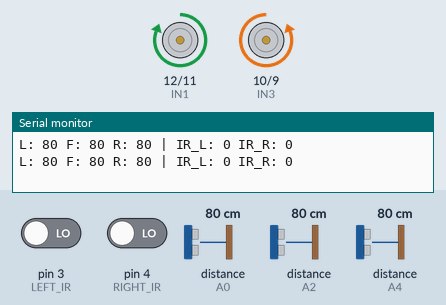
A sketch run on a simulated Arduino Uno, built with avr-gcc and run on an emulated ATmega328P. Parts: motor-driver pin pairs drawn as motors (green arrow = first pin HIGH = forward, orange = second pin HIGH = backward, longer = more drive, scaled by the enable pin), the last lines printed to the serial monitor. Wiring (inferred from the names in the program): 3 × ultrasonic range finder: trigger A1, echo A0 / trigger A3, echo A2 / trigger A5, echo A4. Inputs (shaded band) come from the test bench; at power-on: distance to the obstacle (sensors on A0, A2, A4) 80 cm, pin 3 (LEFT_IR) LOW, pin 4 (RIGHT_IR) LOW. The echo pulse lasts 58.3 µs per cm.

Above: at 3.2 s.
3.3 s: distance to the obstacle (sensor on A0) set to 29 cm
4.8 s: distance to the obstacle (sensor on A0) set to 23 cm
At 6.0 s:
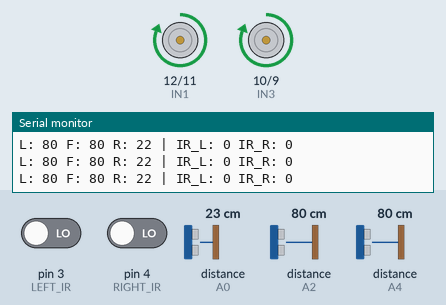
6.3 s: distance to the obstacle (sensor on A2) set to 29 cm
9.3 s: distance to the obstacle (sensor on A2) set to 25 cm
At 10.0 s:
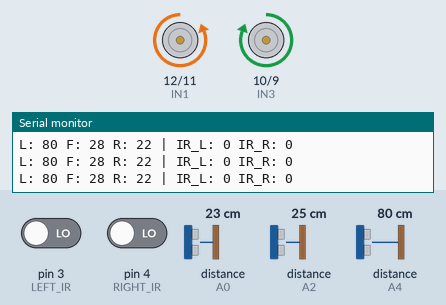
10.8 s: distance to the obstacle (sensor on A2) set to 35 cm
At 11.9 s:
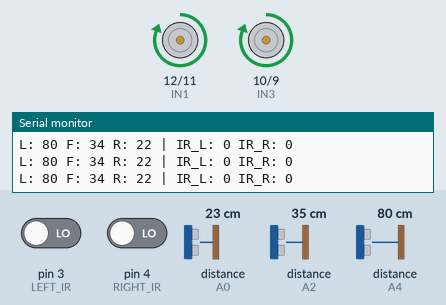
Timing chart, 0 to 13.8 s (numbered marks = the images above; inputs shaded):
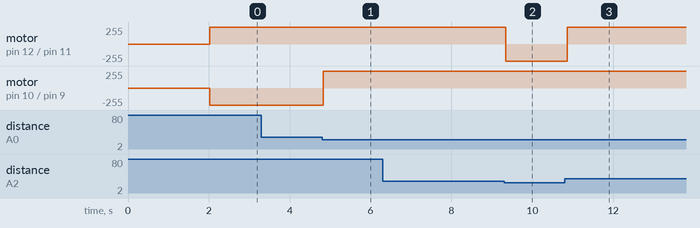

The sketch:

mazerobot4.ino
```cpp
/*
   Maze Solving Robot - Right Hand Wall Follower with IR Safety
   Arduino UNO + L298N + 3 HC-SR04 + 2 IR Sensors
   Enhanced logic combining ultrasonic navigation and IR close-range safety
*/

#define TRIG_LEFT   A5
#define ECHO_LEFT   A4
#define TRIG_FRONT  A3
#define ECHO_FRONT  A2
#define TRIG_RIGHT  A1
#define ECHO_RIGHT  A0

#define LEFT_IR     3   // Digital IR Left
#define RIGHT_IR    4   // Digital IR Right

// L298N Motor Driver Pins
#define IN1         12
#define IN2         11
#define ENA         7   // PWM Left
#define IN3         10
#define IN4         9
#define ENB         8   // PWM Right

const int BASE_SPEED     = 180;  // Forward speed (0-255)
const int TURN_SPEED     = 160;  // Turn speed
const int OPEN_THRESHOLD = 25;   // cm - open path if > 25 cm
const int PWM_VALUE      = 180;  // Main motor PWM

void setup() {
  Serial.begin(9600);

  // Ultrasonic pins
  pinMode(TRIG_LEFT,  OUTPUT);
  pinMode(ECHO_LEFT,  INPUT);
  pinMode(TRIG_FRONT, OUTPUT);
  pinMode(ECHO_FRONT, INPUT);
  pinMode(TRIG_RIGHT, OUTPUT);
  pinMode(ECHO_RIGHT, INPUT);

  // IR sensors
  pinMode(LEFT_IR,  INPUT);
  pinMode(RIGHT_IR, INPUT);

  // Motor pins
  pinMode(IN1, OUTPUT);
  pinMode(IN2, OUTPUT);
  pinMode(IN3, OUTPUT);
  pinMode(IN4, OUTPUT);
  pinMode(ENA, OUTPUT);
  pinMode(ENB, OUTPUT);

  stopRobot();
  delay(2000);
}

// Ultrasonic distance measurement (returns cm)
int getDistance(int trig, int echo) {
  digitalWrite(trig, LOW);
  delayMicroseconds(2);
  digitalWrite(trig, HIGH);
  delayMicroseconds(20);
  digitalWrite(trig, LOW);

  long duration = pulseIn(echo, HIGH, 30000);  // Timeout 30ms
  if (duration == 0) return 500;  // Far/open

  return (int)(duration / 29 / 2);
}

// Motor movement functions
void forward() {
  digitalWrite(IN1, HIGH);
  digitalWrite(IN2, LOW);
  digitalWrite(IN3, HIGH);
  digitalWrite(IN4, LOW);
  analogWrite(ENA, PWM_VALUE);
  analogWrite(ENB, PWM_VALUE);
}

void turnRight() {
  digitalWrite(IN1, HIGH);
  digitalWrite(IN2, LOW);
  digitalWrite(IN3, LOW);
  digitalWrite(IN4, HIGH);
  analogWrite(ENA, TURN_SPEED);
  analogWrite(ENB, TURN_SPEED);
}

void turnLeft() {
  digitalWrite(IN1, LOW);
  digitalWrite(IN2, HIGH);
  digitalWrite(IN3, HIGH);
  digitalWrite(IN4, LOW);
  analogWrite(ENA, TURN_SPEED);
  analogWrite(ENB, TURN_SPEED);
}

void uTurn() {
  turnLeft();
  delay(700);  // Adjust for 180° turn
}

void slightRight() {
  analogWrite(ENA, BASE_SPEED + 60);
  analogWrite(ENB, BASE_SPEED - 60);
  forward();
}

void slightLeft() {
  analogWrite(ENA, BASE_SPEED - 60);
  analogWrite(ENB, BASE_SPEED + 60);
  forward();
}

void stopRobot() {
  digitalWrite(IN1, LOW);
  digitalWrite(IN2, LOW);
  digitalWrite(IN3, LOW);
  digitalWrite(IN4, LOW);
  analogWrite(ENA, 0);
  analogWrite(ENB, 0);
}

void loop() {
  int leftDist  = getDistance(TRIG_LEFT,  ECHO_LEFT);
  int frontDist = getDistance(TRIG_FRONT, ECHO_FRONT);
  int rightDist = getDistance(TRIG_RIGHT, ECHO_RIGHT);

  int leftIR  = digitalRead(LEFT_IR);   // 1 = obstacle detected
  int rightIR = digitalRead(RIGHT_IR);

  // === IR Close-Range Safety Override (Priority 1) ===
  if (leftIR == 1 && rightIR == 1) {
    stopRobot();
    delay(300);
    uTurn();
    delay(300);
    return;
  }
  else if (leftIR == 1) {
    slightRight();    // Too close on left → steer right
    delay(150);
    return;
  }
  else if (rightIR == 1) {
    slightLeft();     // Too close on right → steer left
    delay(150);
    return;
  }

  // === Ultrasonic Right-Hand Rule Navigation (Priority 2) ===
  if (rightDist > OPEN_THRESHOLD) {
    turnRight();
    delay(400);
    while (getDistance(TRIG_FRONT, ECHO_FRONT) <= OPEN_THRESHOLD) {
      turnRight();  // Keep turning until front clear
    }
  }
  else if (frontDist > OPEN_THRESHOLD) {
    forward();
  }
  else if (leftDist > OPEN_THRESHOLD) {
    turnLeft();
    delay(400);
    while (getDistance(TRIG_FRONT, ECHO_FRONT) <= OPEN_THRESHOLD) {
      turnLeft();
    }
  }
  else {
    uTurn();  // Dead end
  }

  // Debug output
  Serial.print("L: "); Serial.print(leftDist);
  Serial.print(" F: "); Serial.print(frontDist);
  Serial.print(" R: "); Serial.print(rightDist);
  Serial.print(" | IR_L: "); Serial.print(leftIR);
  Serial.print(" IR_R: "); Serial.println(rightIR);

  delay(50);
}
```

Measured:
- the behaviour switches between 27 and 26 cm on distance to the obstacle (sensor on A0) (found by bisection; images 0 and 1)
- the behaviour switches between 27 and 26 cm on distance to the obstacle (sensor on A2) (found by bisection; images 1 and 2)
- after the input at 4.8 s, motor on pin 10 (IN3) / pin 9 (IN4): backward 255/255 → forward 255/255 at once
- after the input at 9.3 s, motor on pin 12 (IN1) / pin 11 (IN2): forward 255/255 → backward 255/255 at once
- after the input at 10.8 s, motor on pin 12 (IN1) / pin 11 (IN2): backward 255/255 → forward 255/255 after 0.06 s
